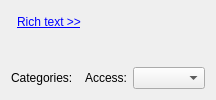
       <widget class="QWidget" name="mGeneralTab">
        <attribute name="title">
         <string comment="@title:tab General settings for an event or to-do">General</string>
        </attribute>
        <layout class="QGridLayout" name="gridLayout_9">
         <item row="2" column="1">
          <widget class="Akonadi::TagWidget" name="mTagWidget" native="true"/>
         </item>
         <item row="2" column="2">
          <widget class="QLabel" name="mSecrecyLabel">
           <property name="sizePolicy">
            <sizepolicy hsizetype="Fixed" vsizetype="Preferred">
             <horstretch>0</horstretch>
             <verstretch>0</verstretch>
            </sizepolicy>
           </property>
           <property name="toolTip">
            <string comment="@info:tooltip">Set the secrecy level</string>
           </property>
           <property name="whatsThis">
            <string comment="@info:whatsthis">Sets whether the access to this event or to-do is restricted. Please note that KOrganizer currently does not use this setting, so the implementation of the restrictions will depend on the groupware server. This means that events or to-dos marked as private or confidential may be visible to others.</string>
           </property>
           <property name="text">
            <string comment="@label:listbox sets the privacy option of the event or to-do">Access:</string>
           </property>
           <property name="alignment">
            <set>Qt::AlignRight|Qt::AlignTrailing|Qt::AlignVCenter</set>
           </property>
          </widget>
         </item>
         <item row="0" column="0" colspan="4">
          <layout class="QHBoxLayout" name="horizontalLayout_6">
           <item>
            <widget class="QWidget" name="mEditToolBarPlaceHolder" native="true"/>
           </item>
           <item>
            <widget class="QLabel" name="mRichTextLabel">
             <property name="sizePolicy">
              <sizepolicy hsizetype="Fixed" vsizetype="Preferred">
               <horstretch>0</horstretch>
               <verstretch>0</verstretch>
              </sizepolicy>
             </property>
             <property name="text">
              <string comment="@label">&lt;a href=\&quot;hide\&quot;&gt;&lt;font color='blue'&gt;Rich text &amp;gt;&amp;gt;&lt;/font&gt;&lt;/a&gt;</string>
             </property>
             <property name="textFormat">
              <enum>Qt::RichText</enum>
             </property>
            </widget>
           </item>
           <item>
            <spacer name="horizontalSpacer_9">
             <property name="orientation">
              <enum>Qt::Horizontal</enum>
             </property>
             <property name="sizeHint" stdset="0">
              <size>
               <width>40</width>
               <height>20</height>
              </size>
             </property>
            </spacer>
           </item>
          </layout>
         </item>
         <item row="2" column="0">
          <widget class="QLabel" name="mCategoryLabel">
           <property name="sizePolicy">
            <sizepolicy hsizetype="Fixed" vsizetype="Preferred">
             <horstretch>0</horstretch>
             <verstretch>0</verstretch>
            </sizepolicy>
           </property>
           <property name="text">
            <string comment="@label">Categories:</string>
           </property>
          </widget>
         </item>
         <item row="2" column="3">
          <widget class="KComboBox" name="mSecrecyCombo">
           <property name="toolTip">
            <string comment="@info:tooltip">Set the secrecy level</string>
           </property>
           <property name="whatsThis">
            <string comment="@info:whatsthis">Sets whether the access to this event or to-do is restricted. Please note that KOrganizer currently does not use this setting, so the implementation of the restrictions will depend on the groupware server. This means that events or to-dos marked as private or confidential may be visible to others.</string>
           </property>
          </widget>
         </item>
         <item row="1" column="0" colspan="4">
          <widget class="KPIMTextEdit::RichTextComposerWidget" name="mDescriptionEdit"/>
         </item>
        </layout>
       </widget>
